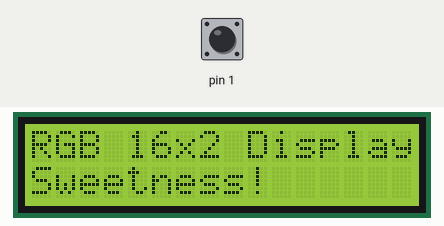
Simulated run of this sketch. Board: Arduino Uno, built with avr-gcc and run on an emulated ATmega328P. Shown: 16×2 character LCD. The test bench sets the inputs (shaded band); at power-on: pin 1 HIGH.

Above: at 1.2 s.
1.3 s: pin 1 pulled LOW for 0.15 s
At 1.7 s:
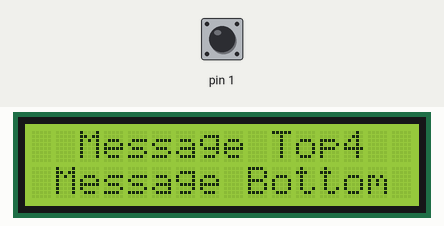
Timing chart, 0 to 4.3 s (numbered marks = the images above; inputs shaded):
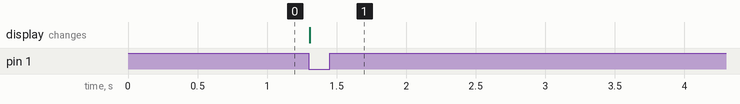

The sketch:

simple.ino
```cpp
#include <LiquidCrystal.h>
#include <Wire.h>

LiquidCrystal lcd(7, 8, 9, 10, 4, 2);

int brightness = 255;

/*
 *  Change this function to have messages for each line on the display and keep incrementing the row in the setCursor method each time you move to the next line.
 */
void printMessage(String mess1, String mess2)
{
    lcd.clear();
    lcd.print(mess1);
    lcd.setCursor(0, 1);
    lcd.print(mess2);
}

void setup()
{
	lcd.begin(16, 2);

	pinMode(1, INPUT_PULLUP);

	printMessage("RGB 16x2 Display", "Sweetness!");
}

void loop()
{

    if (!digitalRead( 1 ) )
    {
        printMessage("  Message Top4  ", " Message Bottom ");
    }

}
```

Measured:
- after the input at 1.3 s, the display: changes at once (image 1)
